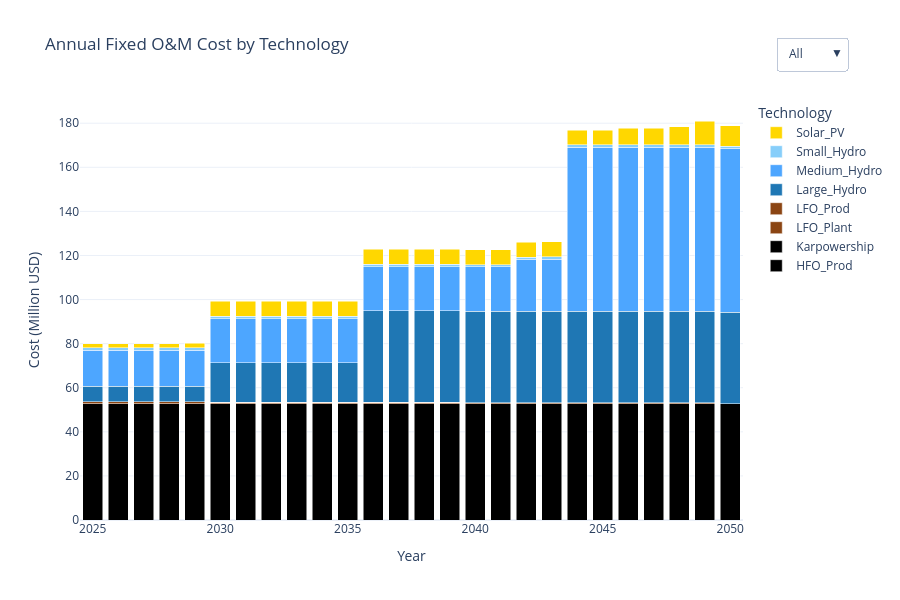

Source (notebook cell):
### Markdown cell above
### Annual Fixed Costs by Technology

### Code cell
import pandas as pd
import plotly.graph_objects as go

# === Load color mapping ===
with open("tech_colors.json") as f:
    tech_colors = json.load(f)

# === Load and prepare data ===
df_fixed = pd.read_csv(res_dir / "AnnualFixedOperatingCost.csv")
df_fixed.rename(columns={"y": "YEAR", "t": "TECHNOLOGY", "AnnualFixedOperatingCost": "VALUE"}, inplace=True)

# Pivot for bar plotting
df_pivot = df_fixed.pivot_table(index="YEAR", columns="TECHNOLOGY", values="VALUE", aggfunc="sum")
years = df_pivot.index.tolist()

# === Build stacked bar chart ===
fig = go.Figure()

for tech in df_pivot.columns:
    fig.add_trace(go.Bar(
        x=years,
        y=df_pivot[tech].fillna(0),
        name=tech,
        marker=dict(color=tech_colors.get(tech, "#D3D3D3")),  # fallback to light gray
        hovertemplate=f"{tech}<br>Year: %{{x}}<br>Fixed Cost: %{{y:.2f}} Million USD"
    ))

# === Layout ===
fig.update_layout(
    title="Annual Fixed O&M Cost by Technology",
    xaxis_title="Year",
    yaxis_title="Cost (Million USD)",
    barmode='stack',
    template="plotly_white",
    height=600,
    legend_title="Technology",
    hovermode="x unified",
    updatemenus=[
        {
            "buttons": [
                {"label": "All", "method": "update", "args": [{"visible": [True] * len(df_pivot.columns)}]},
                {"label": "None", "method": "update", "args": [{"visible": [False] * len(df_pivot.columns)}]},
            ],
            "direction": "down",
            "x": 1.05,
            "xanchor": "left",
            "y": 1.15,
            "yanchor": "top"
        }
    ]
)

# Show the figure
try:
    fig.show()
except ValueError:
    print("🔁 Fallback to browser due to rendering issue.")
    fig.show(renderer="browser")

### Figure 1 — Plotly figure (JSON) as saved in the notebook; plotly's stock layout.template omitted (floating-point values rounded to 4 significant figures)
{"data": [{"hovertemplate": "HFO_Prod<br>Year: %{x}<br>Fixed Cost: %{y:.2f} Million USD", "marker": {"color": "#000000"}, "name": "HFO_Prod", "type": "bar", "x": [2025, 2026, 2027, 2028, 2029, 2030, 2031, 2032, 2033, 2034, 2035, 2036, 2037, 2038, 2039, 2040, 2041, 2042, 2043, 2044, 2045, 2046, 2047, 2048, 2049, 2050], "y": [0.0, 0.0, 0.0, 0.0, 0.0, 0.0, 0.0, 0.0, 0.0, 0.0, 0.0, 0.0, 0.0, 0.0, 0.0, 0.0, 0.0, 0.0, 0.0, 0.0, 0.0, 0.0, 0.0, 0.0, 0.0, 0.0]}, {"hovertemplate": "Karpowership<br>Year: %{x}<br>Fixed Cost: %{y:.2f} Million USD", "marker": {"color": "#000000"}, "name": "Karpowership", "type": "bar", "x": [2025, 2026, 2027, 2028, 2029, 2030, 2031, 2032, 2033, 2034, 2035, 2036, 2037, 2038, 2039, 2040, 2041, 2042, 2043, 2044, 2045, 2046, 2047, 2048, 2049, 2050], "y": [52.8, 52.8, 52.8, 52.8, 52.8, 52.8, 52.8, 52.8, 52.8, 52.8, 52.8, 52.8, 52.8, 52.8, 52.8, 52.8, 52.8, 52.8, 52.8, 52.8, 52.8, 52.8, 52.8, 52.8, 52.8, 52.8]}, {"hovertemplate": "LFO_Plant<br>Year: %{x}<br>Fixed Cost: %{y:.2f} Million USD", "marker": {"color": "#8B4513"}, "name": "LFO_Plant", "type": "bar", "x": [2025, 2026, 2027, 2028, 2029, 2030, 2031, 2032, 2033, 2034, 2035, 2036, 2037, 2038, 2039, 2040, 2041, 2042, 2043, 2044, 2045, 2046, 2047, 2048, 2049, 2050], "y": [0.757, 0.757, 0.757, 0.757, 0.757, 0.6139, 0.6139, 0.6139, 0.6139, 0.6139, 0.6139, 0.6139, 0.6139, 0.6139, 0.6139, 0.4613, 0.4613, 0.4613, 0.4613, 0.4613, 0.4613, 0.4613, 0.4613, 0.4613, 0.4613, 0.0]}, {"hovertemplate": "LFO_Prod<br>Year: %{x}<br>Fixed Cost: %{y:.2f} Million USD", "marker": {"color": "#8B4513"}, "name": "LFO_Prod", "type": "bar", "x": [2025, 2026, 2027, 2028, 2029, 2030, 2031, 2032, 2033, 2034, 2035, 2036, 2037, 2038, 2039, 2040, 2041, 2042, 2043, 2044, 2045, 2046, 2047, 2048, 2049, 2050], "y": [0.0, 0.0, 0.0, 0.0, 0.0, 0.0, 0.0, 0.0, 0.0, 0.0, 0.0, 0.0, 0.0, 0.0, 0.0, 0.0, 0.0, 0.0, 0.0, 0.0, 0.0, 0.0, 0.0, 0.0, 0.0, 0.0]}, {"hovertemplate": "Large_Hydro<br>Year: %{x}<br>Fixed Cost: %{y:.2f} Million USD", "marker": {"color": "#1f77b4"}, "name": "Large_Hydro", "type": "bar", "x": [2025, 2026, 2027, 2028, 2029, 2030, 2031, 2032, 2033, 2034, 2035, 2036, 2037, 2038, 2039, 2040, 2041, 2042, 2043, 2044, 2045, 2046, 2047, 2048, 2049, 2050], "y": [7.046, 7.046, 7.046, 7.046, 7.046, 17.85, 17.85, 17.85, 17.85, 17.85, 17.85, 41.49, 41.49, 41.49, 41.49, 41.49, 41.49, 41.49, 41.49, 41.49, 41.49, 41.49, 41.49, 41.49, 41.49, 41.49]}, {"hovertemplate": "Medium_Hydro<br>Year: %{x}<br>Fixed Cost: %{y:.2f} Million USD", "marker": {"color": "#4da6ff"}, "name": "Medium_Hydro", "type": "bar", "x": [2025, 2026, 2027, 2028, 2029, 2030, 2031, 2032, 2033, 2034, 2035, 2036, 2037, 2038, 2039, 2040, 2041, 2042, 2043, 2044, 2045, 2046, 2047, 2048, 2049, 2050], "y": [16.44, 16.44, 16.44, 16.44, 16.44, 20.04, 20.04, 20.04, 20.04, 20.04, 20.04, 20.04, 20.04, 20.04, 20.04, 20.04, 20.04, 23.43, 23.53, 74.25, 74.25, 74.25, 74.25, 74.25, 74.25, 74.25]}, {"hovertemplate": "Small_Hydro<br>Year: %{x}<br>Fixed Cost: %{y:.2f} Million USD", "marker": {"color": "#87CEFA"}, "name": "Small_Hydro", "type": "bar", "x": [2025, 2026, 2027, 2028, 2029, 2030, 2031, 2032, 2033, 2034, 2035, 2036, 2037, 2038, 2039, 2040, 2041, 2042, 2043, 2044, 2045, 2046, 2047, 2048, 2049, 2050], "y": [1.117, 1.117, 1.117, 1.117, 1.117, 1.117, 1.117, 1.117, 1.117, 1.117, 1.117, 1.117, 1.117, 1.117, 1.117, 1.117, 1.117, 1.117, 1.117, 1.117, 1.117, 1.117, 1.117, 1.117, 1.117, 1.117]}, {"hovertemplate": "Solar_PV<br>Year: %{x}<br>Fixed Cost: %{y:.2f} Million USD", "marker": {"color": "#FFD700"}, "name": "Solar_PV", "type": "bar", "x": [2025, 2026, 2027, 2028, 2029, 2030, 2031, 2032, 2033, 2034, 2035, 2036, 2037, 2038, 2039, 2040, 2041, 2042, 2043, 2044, 2045, 2046, 2047, 2048, 2049, 2050], "y": [1.823, 1.823, 1.823, 1.823, 2.039, 6.732, 6.732, 6.732, 6.732, 6.732, 6.732, 6.732, 6.732, 6.732, 6.732, 6.732, 6.732, 6.732, 6.732, 6.732, 6.732, 7.664, 7.664, 8.172, 10.88, 9.285]}], "layout": {"barmode": "stack", "height": 600, "hovermode": "x unified", "legend": {"title": {"text": "Technology"}}, "title": {"text": "Annual Fixed O&M Cost by Technology"}, "updatemenus": [{"buttons": [{"args": [{"visible": [true, true, true, true, true, true, true, true]}], "label": "All", "method": "update"}, {"args": [{"visible": [false, false, false, false, false, false, false, false]}], "label": "None", "method": "update"}], "direction": "down", "x": 1.05, "xanchor": "left", "y": 1.15, "yanchor": "top"}], "xaxis": {"title": {"text": "Year"}}, "yaxis": {"title": {"text": "Cost (Million USD)"}}}}
